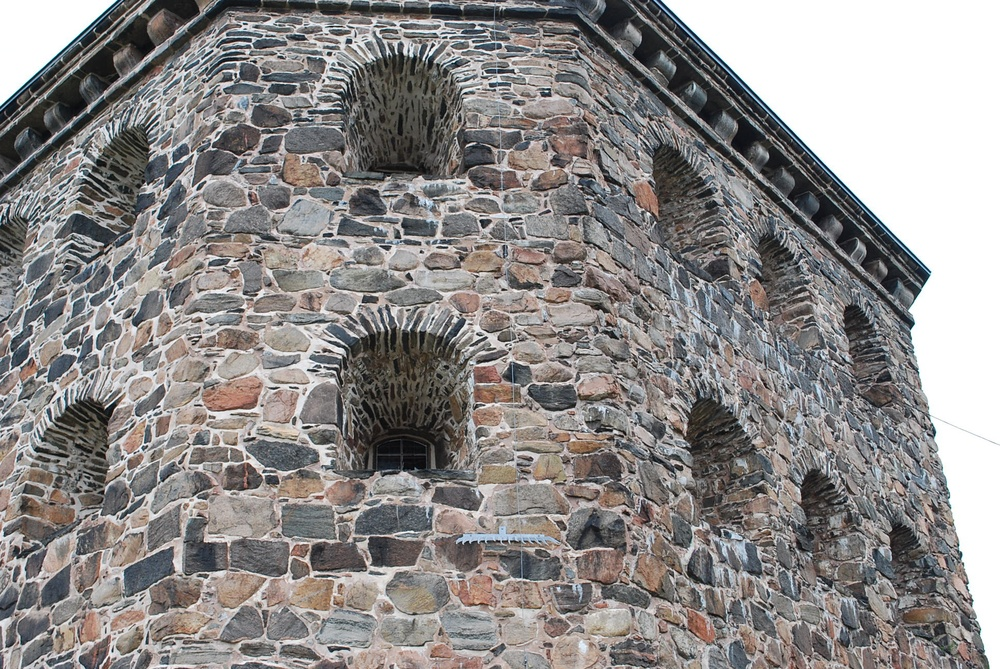
%> input picture Assignment_3/compEx3/kronan2.JPG, 1000 x 669 px, shrunk from 1936 x 1296 before the run
$ octave main3.m   (GNU Octave 9; MATLAB toolbox functions it lacks are replaced by stand-ins)
%> lines starting %> are read from the running program, lines starting %| are printed output that depends on the picture
### Assignment_3/compEx3/pflat.m
function flatten = pflat(points)
    numRows = size(points, 1);
    lastCoordinates = points(numRows, :);
    for i = 1:numRows
        points(i, :) = points(i, :) ./ lastCoordinates;
    end
    flatten = points;
end

### Assignment_3/compEx3/camera_center_and_axis.m
function [center, axis] = camera_center_and_axis(matrix)
    col1 = matrix(:, 1);
    col2 = matrix(:, 2);
    col3 = matrix(:, 3);
    col4 = matrix(:, 4);

    x =  det([col2 col3 col4]);
    y = -det([col1 col3 col4]);
    z =  det([col1 col2 col4]);
    w = -det([col1 col2 col3]);

    c = [x; y; z; w];
    c = pflat(c);
    center = c(1:3);

    M = [col1 col2 col3];
    rowM3 = M(3, :);
    a = det(M) * rowM3;
    axis = a ./ norm(a);
end

### Assignment_3/compEx3/extract_P_from_E.m
function P = extract_P_from_E(E)

    [U, ~, V] = svd(E);
    W = [0 -1 0; 1 0 0; 0 0 1];

    if det(U * V') < 0
        V = -V;
    end

    A1 = U * W * V';
    A2 = U * W' * V';
    u = U(:, 3);

    P2 = [A1 u];
    P3 = [A1 -u];
    P4 = [A2 u];
    P5 = [A2 -u];

    P = {P2, P3, P4, P5};
end

### Assignment_3/compEx3/plot_camera.m
function plot_camera(matrix, scale)

    [center, ax] = camera_center_and_axis(matrix);
    x0 = center(1);
    y0 = center(2);
    z0 = center(3);
    vx = ax(1);
    vy = ax(2);
    vz = ax(3);
    quiver3(x0, y0 ,z0 ,vx ,vy ,vz ,scale, 'LineWidth',1.5,'MaxHeadSize',1.5);
    scatter3(x0, y0, z0, 'o', 'filled');
    axis equal;
end

### Assignment_3/compEx3/triangulate_3D_point_DLT.m
function X = triangulate_3D_point_DLT(camera1, camera2, points1, points2)

    P1 = camera1(1, :);
    P2 = camera1(2, :);
    P3 = camera1(3, :);
    Q1 = camera2(1, :);
    Q2 = camera2(2, :);
    Q3 = camera2(3, :);

    x1 = points1(1, :);
    y1 = points1(2, :);
    x2 = points2(1, :);
    y2 = points2(2, :);

    n_points = size(points1, 2);
    X = [];

    for i = 1:n_points
        A = [P1 - x1(i) * P3; P2 - y1(i) * P3; Q1 - x2(i) * Q3; Q2 - y2(i) * Q3];
        [~, ~, V] = svd(A);
        minEigenvector = V(:, size(V, 2));
        X = [X minEigenvector(1:4,:)];
    end

end

### Assignment_3/compEx3/main3.m
clc;
clear;

% Load
im2 = imread("kronan2.jpg");
%> im2 is the input picture: size 669x1000x3 uint8; mean R, G, B 141.3, 138.2, 137.2
data = load("compEx1data.mat", "x");
calibration = load("compEx2data.mat", "K");
essential = load("essential.mat", "E");

x1 = data.x{1};
x2 = data.x{2};
K = calibration.K;
E = essential.E;

n_points = size(x1, 2);
n_cameras2 = 4;
scale = 3;

norm1 = pflat(K^(-1) * x1);        % Kronan 1
norm2 = pflat(K^(-1) * x2);        % Kronan 2

P1 = [eye(3) zeros(3, 1)];
[center1, ~] = camera_center_and_axis(P1);
P2 = extract_P_from_E(E);
X = cell(1, 4);

for i = 1:n_cameras2
    X{i} = pflat(triangulate_3D_point_DLT(P1, P2{i}, norm1, norm2));
    [center2, ~] = camera_center_and_axis(P2{i});

    % Plots
    figure(i);
    plot3(X{i}(1,:),X{i}(2,:),X{i}(3,:),'.b','Markersize',3);
    hold on;
    plot_camera(P1, scale);
    plot_camera(P2{i}, scale);
    title(sprintf('3D Points %d', i));
    axis equal;
    hold off;
end
%> this loop made 4 passes
%> pass 1, `axis equal;`:
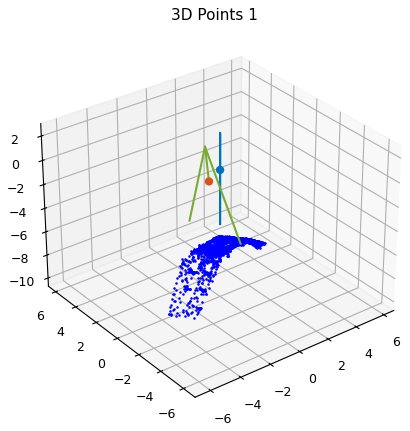
%> figure redrawn from the program's plot data
%> pass 2, `axis equal;`:
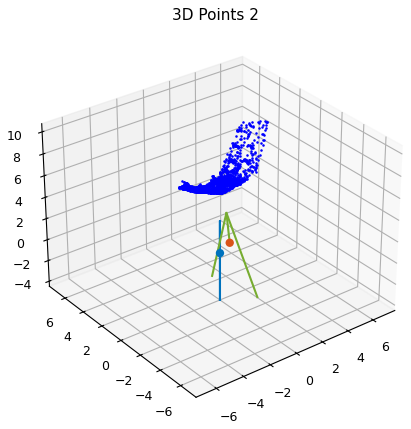
%> figure redrawn from the program's plot data

% Choose P2 = P2{3} = [U * W' * V' | u]
P2 = K*(-1) * P2{3};
X = X{3};
proj2 = pflat(P2 * X);

% Final Plot
figure;
imshow(im2);
hold on;
plot(x2(1, :), x2(2, :), 'bo')
plot(proj2(1, :), proj2(2, :), 'r*')
legend('Matched Image Points', 'Projected 3D Points')
axis equal;
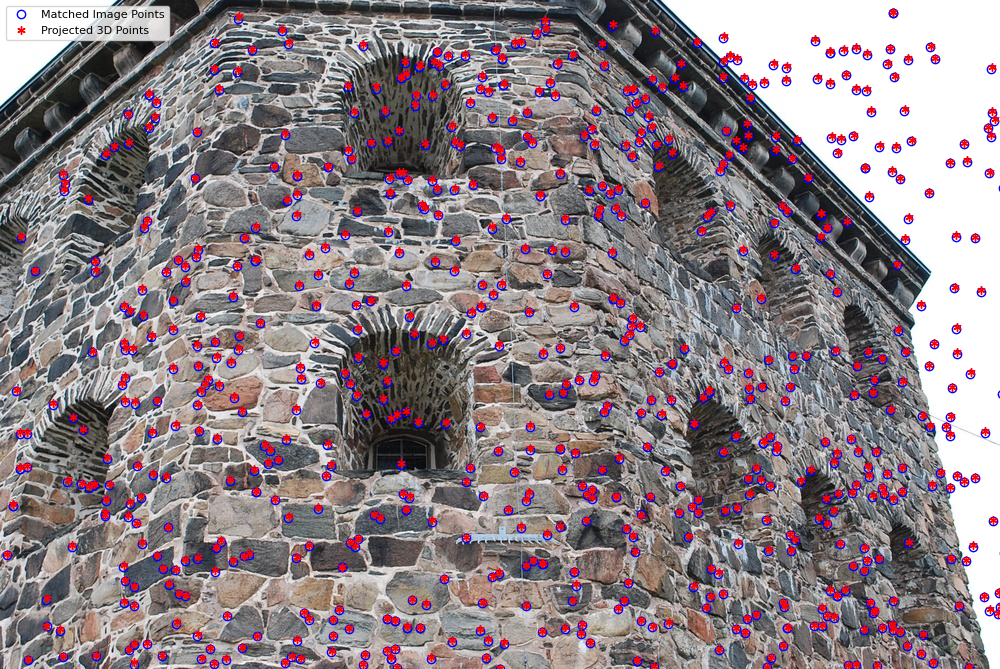
%> figure redrawn from the program's plot data
hold off;
